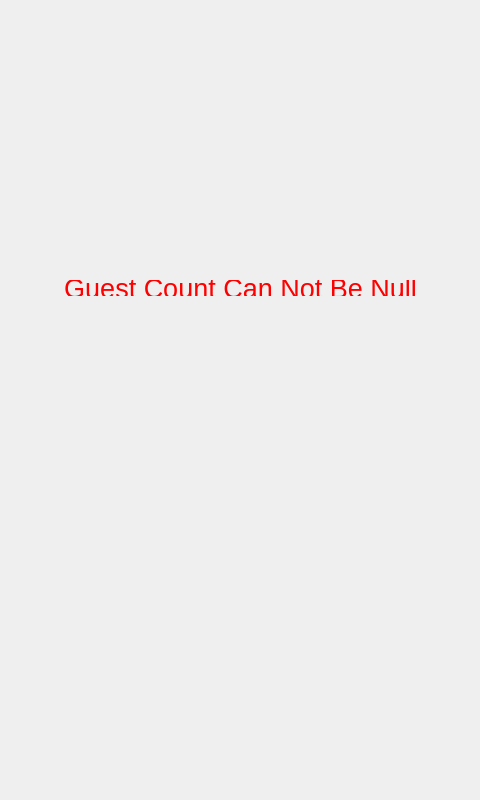
<?xml version="1.0" encoding="UTF-8"?>
<ui version="4.0">
 <class>Dialog</class>
 <widget class="QDialog" name="Dialog">
  <property name="geometry">
   <rect>
    <x>0</x>
    <y>0</y>
    <width>480</width>
    <height>800</height>
   </rect>
  </property>
  <property name="windowTitle">
   <string>Dialog</string>
  </property>
  <widget class="QLabel" name="label_2">
   <property name="geometry">
    <rect>
     <x>0</x>
     <y>0</y>
     <width>480</width>
     <height>800</height>
    </rect>
   </property>
   <property name="autoFillBackground">
    <bool>true</bool>
   </property>
   <property name="styleSheet">
    <string notr="true"/>
   </property>
   <property name="text">
    <string/>
   </property>
   <property name="pixmap">
    <pixmap>../assets/WaiterLITE-UI-09-1.png</pixmap>
   </property>
   <property name="scaledContents">
    <bool>true</bool>
   </property>
  </widget>
  <widget class="QPushButton" name="goToNextButton">
   <property name="geometry">
    <rect>
     <x>310</x>
     <y>610</y>
     <width>81</width>
     <height>70</height>
    </rect>
   </property>
   <property name="styleSheet">
    <string notr="true">background-color: transparent; border: 0px;</string>
   </property>
   <property name="text">
    <string/>
   </property>
  </widget>
  <widget class="QPushButton" name="key1">
   <property name="geometry">
    <rect>
     <x>100</x>
     <y>350</y>
     <width>70</width>
     <height>70</height>
    </rect>
   </property>
   <property name="styleSheet">
    <string notr="true">background-color: transparent; border: 0px;</string>
   </property>
   <property name="text">
    <string/>
   </property>
  </widget>
  <widget class="QPushButton" name="key2">
   <property name="geometry">
    <rect>
     <x>205</x>
     <y>350</y>
     <width>70</width>
     <height>70</height>
    </rect>
   </property>
   <property name="styleSheet">
    <string notr="true">background-color: transparent; border: 0px;</string>
   </property>
   <property name="text">
    <string/>
   </property>
  </widget>
  <widget class="QPushButton" name="key3">
   <property name="geometry">
    <rect>
     <x>310</x>
     <y>350</y>
     <width>70</width>
     <height>70</height>
    </rect>
   </property>
   <property name="styleSheet">
    <string notr="true">background-color: transparent; border: 0px;</string>
   </property>
   <property name="text">
    <string/>
   </property>
  </widget>
  <widget class="QPushButton" name="key4">
   <property name="geometry">
    <rect>
     <x>100</x>
     <y>440</y>
     <width>70</width>
     <height>70</height>
    </rect>
   </property>
   <property name="styleSheet">
    <string notr="true">background-color: transparent; border: 0px;</string>
   </property>
   <property name="text">
    <string/>
   </property>
  </widget>
  <widget class="QPushButton" name="key5">
   <property name="geometry">
    <rect>
     <x>205</x>
     <y>440</y>
     <width>70</width>
     <height>70</height>
    </rect>
   </property>
   <property name="styleSheet">
    <string notr="true">background-color: transparent; border: 0px;</string>
   </property>
   <property name="text">
    <string/>
   </property>
  </widget>
  <widget class="QPushButton" name="key6">
   <property name="geometry">
    <rect>
     <x>310</x>
     <y>440</y>
     <width>70</width>
     <height>70</height>
    </rect>
   </property>
   <property name="styleSheet">
    <string notr="true">background-color: transparent; border: 0px;</string>
   </property>
   <property name="text">
    <string/>
   </property>
  </widget>
  <widget class="QPushButton" name="key7">
   <property name="geometry">
    <rect>
     <x>100</x>
     <y>525</y>
     <width>70</width>
     <height>70</height>
    </rect>
   </property>
   <property name="styleSheet">
    <string notr="true">background-color: transparent; border: 0px;</string>
   </property>
   <property name="text">
    <string/>
   </property>
  </widget>
  <widget class="QPushButton" name="key8">
   <property name="geometry">
    <rect>
     <x>205</x>
     <y>525</y>
     <width>70</width>
     <height>70</height>
    </rect>
   </property>
   <property name="styleSheet">
    <string notr="true">background-color: transparent; border: 0px;</string>
   </property>
   <property name="text">
    <string/>
   </property>
  </widget>
  <widget class="QPushButton" name="key9">
   <property name="geometry">
    <rect>
     <x>310</x>
     <y>525</y>
     <width>70</width>
     <height>70</height>
    </rect>
   </property>
   <property name="styleSheet">
    <string notr="true">background-color: transparent; border: 0px;</string>
   </property>
   <property name="text">
    <string/>
   </property>
  </widget>
  <widget class="QPushButton" name="key0">
   <property name="geometry">
    <rect>
     <x>205</x>
     <y>610</y>
     <width>70</width>
     <height>70</height>
    </rect>
   </property>
   <property name="styleSheet">
    <string notr="true">background-color: transparent; border: 0px;</string>
   </property>
   <property name="text">
    <string/>
   </property>
  </widget>
  <widget class="QPushButton" name="key_del">
   <property name="geometry">
    <rect>
     <x>100</x>
     <y>610</y>
     <width>70</width>
     <height>70</height>
    </rect>
   </property>
   <property name="styleSheet">
    <string notr="true">background-color: transparent; border: 0px;</string>
   </property>
   <property name="text">
    <string/>
   </property>
  </widget>
  <widget class="QLabel" name="inputCount">
   <property name="geometry">
    <rect>
     <x>200</x>
     <y>190</y>
     <width>81</width>
     <height>61</height>
    </rect>
   </property>
   <property name="styleSheet">
    <string notr="true">background-color: transparent; border: 0px; font-size: 24px; color: white; text-align: center;</string>
   </property>
   <property name="text">
    <string/>
   </property>
   <property name="alignment">
    <set>Qt::AlignCenter</set>
   </property>
  </widget>
  <widget class="QPushButton" name="goBackButton">
   <property name="geometry">
    <rect>
     <x>10</x>
     <y>20</y>
     <width>101</width>
     <height>81</height>
    </rect>
   </property>
   <property name="styleSheet">
    <string notr="true">background-color: transparent; border: 0px;</string>
   </property>
   <property name="text">
    <string/>
   </property>
  </widget>
  <widget class="QFrame" name="frame">
   <property name="geometry">
    <rect>
     <x>10</x>
     <y>260</y>
     <width>461</width>
     <height>61</height>
    </rect>
   </property>
   <property name="frameShape">
    <enum>QFrame::NoFrame</enum>
   </property>
   <property name="frameShadow">
    <enum>QFrame::Raised</enum>
   </property>
   <widget class="QLabel" name="label">
    <property name="geometry">
     <rect>
      <x>10</x>
      <y>20</y>
      <width>441</width>
      <height>16</height>
     </rect>
    </property>
    <property name="font">
     <font>
      <pointsize>20</pointsize>
     </font>
    </property>
    <property name="styleSheet">
     <string notr="true">color:red</string>
    </property>
    <property name="text">
     <string>Guest Count Can Not Be Null</string>
    </property>
    <property name="alignment">
     <set>Qt::AlignCenter</set>
    </property>
   </widget>
  </widget>
 </widget>
 <resources>
  <include location="../WaiterLITE01.qrc"/>
 </resources>
 <connections/>
</ui>
